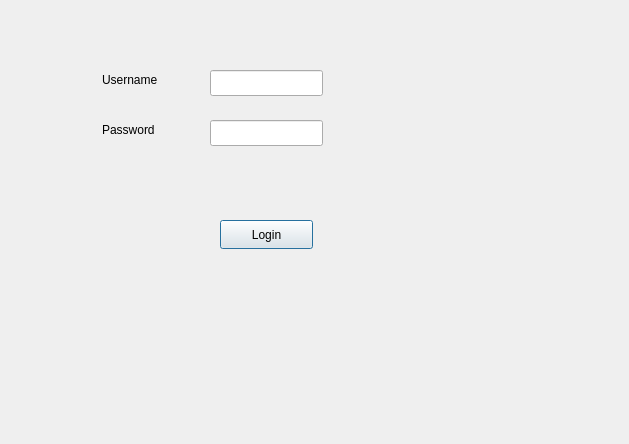
<?xml version="1.0" encoding="UTF-8"?>
<ui version="4.0">
 <class>LoginScreen</class>
 <widget class="QDialog" name="LoginScreen">
  <property name="geometry">
   <rect>
    <x>0</x>
    <y>0</y>
    <width>629</width>
    <height>444</height>
   </rect>
  </property>
  <property name="windowTitle">
   <string>Dialog</string>
  </property>
  <widget class="QLineEdit" name="usernameEdit">
   <property name="geometry">
    <rect>
     <x>210</x>
     <y>70</y>
     <width>113</width>
     <height>26</height>
    </rect>
   </property>
  </widget>
  <widget class="QLineEdit" name="passwordEdit">
   <property name="geometry">
    <rect>
     <x>210</x>
     <y>120</y>
     <width>113</width>
     <height>26</height>
    </rect>
   </property>
   <property name="echoMode">
    <enum>QLineEdit::EchoMode::Password</enum>
   </property>
  </widget>
  <widget class="QPushButton" name="loginButton">
   <property name="geometry">
    <rect>
     <x>220</x>
     <y>220</y>
     <width>93</width>
     <height>29</height>
    </rect>
   </property>
   <property name="text">
    <string>Login</string>
   </property>
  </widget>
  <widget class="QLabel" name="label">
   <property name="geometry">
    <rect>
     <x>102</x>
     <y>70</y>
     <width>91</width>
     <height>20</height>
    </rect>
   </property>
   <property name="text">
    <string>Username</string>
   </property>
  </widget>
  <widget class="QLabel" name="label_2">
   <property name="geometry">
    <rect>
     <x>102</x>
     <y>120</y>
     <width>71</width>
     <height>20</height>
    </rect>
   </property>
   <property name="text">
    <string>Password</string>
   </property>
  </widget>
 </widget>
 <resources/>
 <connections/>
</ui>
